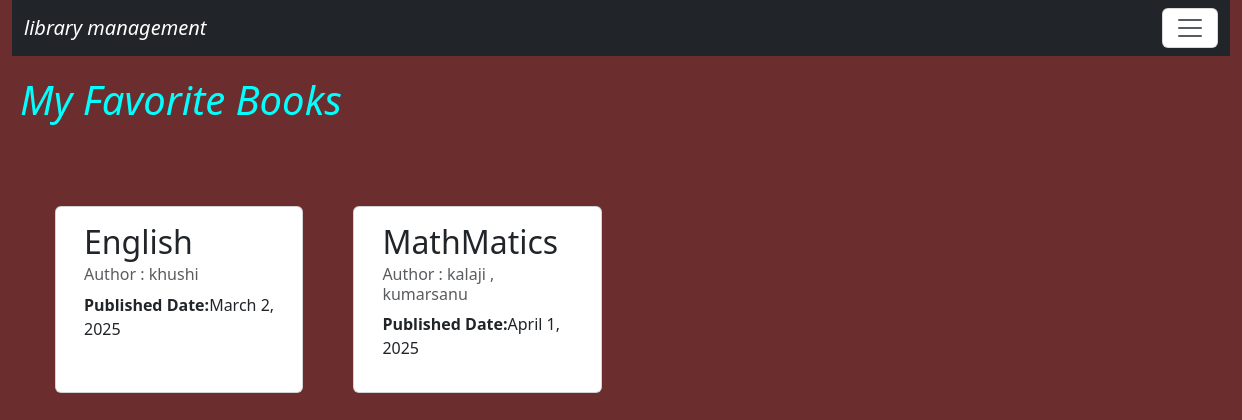
Page /my-favorites/ (signed in) on the earlier database version.
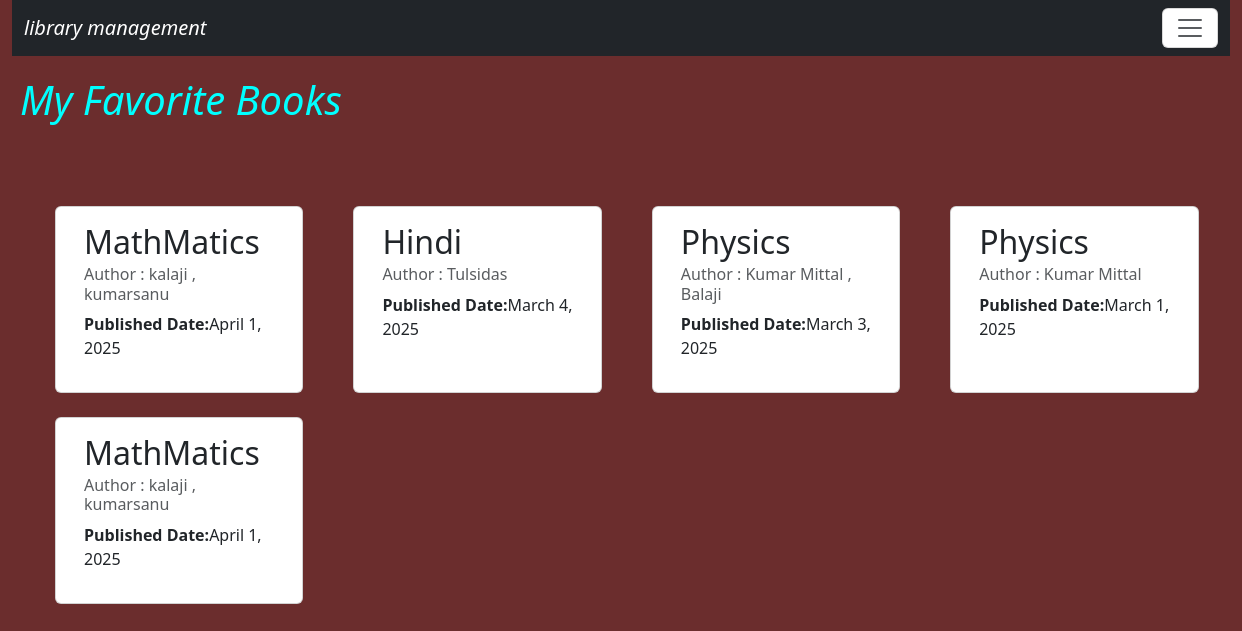
Same page on the later database version.
### library/models.py (models this page shows, shortened)
class Book(models.Model):
    book_name=models.CharField(max_length=200)
    authors=models.ManyToManyField(Author)
    publish_year=models.DateField(null=True, blank=True)
    book_cate=models.CharField(max_length=200,null=True, blank=True)
    book_rating=models.FloatField(validators=[MinValueValidator(0),MaxValueValidator(5)],default=0.0)
    total_copies = models.PositiveIntegerField(default=1)
    available_copies = models.PositiveIntegerField(default=1)

class Author(models.Model):
    author_name=models.CharField(max_length=70)
    def __str__(self):
        return self.author_name

### library/views.py (the view)
# urls.py: path('my-favorites/', views.favorite_books, name='favorite-books'),
def favorite_books(request):
    fav_books = Book.objects.filter(favourite_book__user=request.user)
    return render(request, 'favoirate.html', {'fav_books': fav_books})

### library/templates/favoirate.html
{% extends 'base.html' %}
{% block content %}
<h1 style="margin-top:20px; margin-left:20px; color:aqua;"><i>My Favorite Books</i></h1>
<div class="row row-cols-2  row-cols-md-5 g-4" style='margin-top:50px; margin-left:5px;'>
    {% for book in fav_books %}
    <div class="card" style="margin-left:50px;">
        <div class="card-body">
            <h2 class="card-title">{{book.book_name}}</h2>
                <h6 class="card-subtitle mb-2 text-muted">Author : {{book.authors.all|join:" , "}}</h6>
                <div class="row mb-3">
                    <div class="col-md-12">
                    <strong>Published Date:</strong>{{book.publish_year}}
                </div>
            </div>
        </div>
    </div>
    {% endfor %}
<div>
{% endblock %}

Differences in the rows shown:
no longer on this page (row edited): Book: book_name "English", authors.all "khushi", publish_year "March 2, 2025"
now on this page (row edited): Book: book_name "MathMatics", authors.all "kalaji , kumarsanu", publish_year "April 1, 2025"
now on this page (row unchanged): Book: book_name "Hindi", authors.all "Tulsidas", publish_year "March 4, 2025"
now on this page (row unchanged): Book: book_name "Physics", authors.all "Kumar Mittal , Balaji", publish_year "March 3, 2025"
now on this page (row edited): Book: book_name "Physics", authors.all "Kumar Mittal", publish_year "March 1, 2025"
